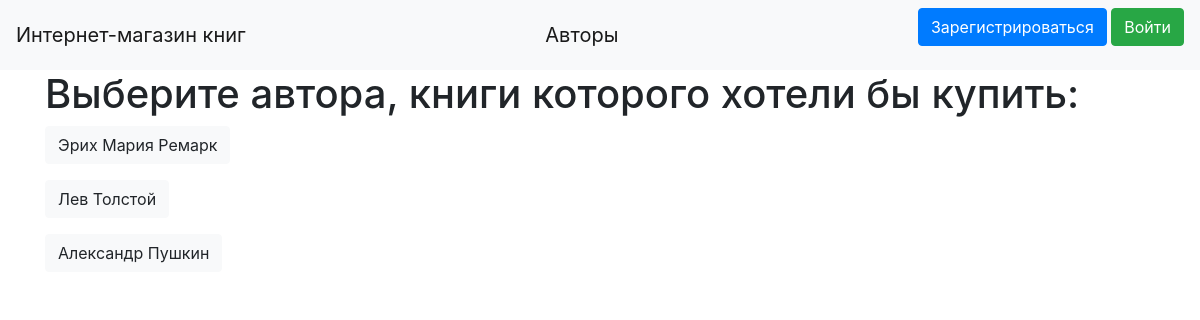
Page /list_of_authors on the committed database.
### data/author.py (models this page shows)
class Author(SqlAlchemyBase, SerializerMixin):
    __tablename__ = 'author'
    id = sqlalchemy.Column(sqlalchemy.Integer, primary_key=True, autoincrement=True)
    name = sqlalchemy.Column(sqlalchemy.String, nullable=True)
    books = orm.relation("Books", back_populates='author')

### main.py (the view)
@app.route('/list_of_authors')
def list_of_authors():
    session = db_session.create_session()
    author = session.query(Author)
    return render_template("list_of_authors.html", author=author)

### data/db_session.py (called while the page is built)
def create_session() -> Session:
    global __factory
    return __factory()

### templates/list_of_authors.html (shortened to what this page needs)
{% extends "base.html" %}
{% block content %}
<h1>Выберите автора, книги которого хотели бы купить:</h1>
{% for item in author %}
<p>
<a class="btn btn-light" href="/books/{{ item.id }}">{{ item.name }}</a>
</p>
{% endfor %}
{% endblock %}

### rows in the picture
Author: name "Эрих Мария Ремарк"
Author: name "Лев Толстой"
Author: name "Александр Пушкин"
